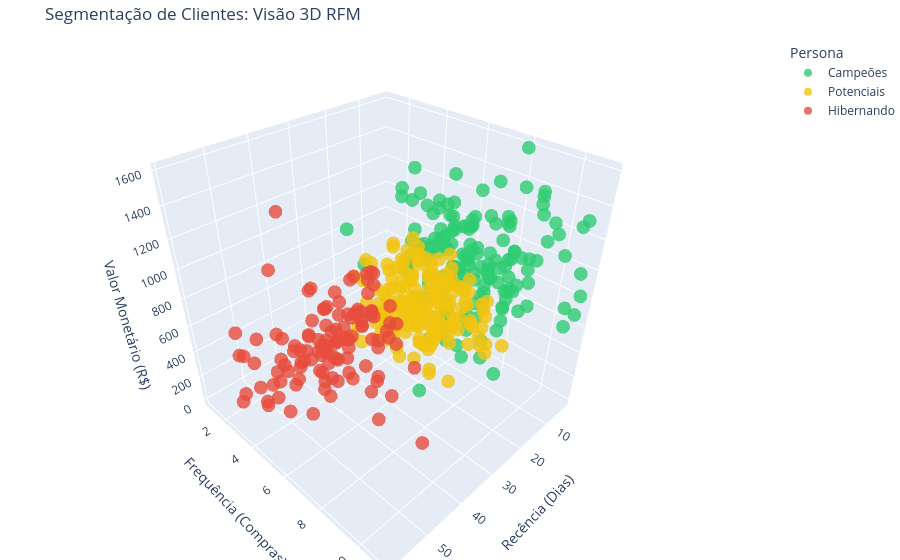

The code cell stored with this chart in its notebook:
### Code cell
import plotly.express as px

palette_seaborn = [cores_personas[k][0] for k in sorted(cores_personas.keys())]

# Criando o gráfico 3D
fig = px.scatter_3d(
    df_rfm_clean, 
    x='Recencia', 
    y='Frequencia', 
    z='Monetario',
    color='Persona',  # As cores serão divididas pelos clusters que criámos
    color_discrete_map=mapa_cores_plotly,
    title='Segmentação de Clientes: Visão 3D RFM',
    labels={'Recencia': 'Recência (Dias)', 'Frequencia': 'Frequência (Compras)', 'Monetario': 'Valor Monetário (R$)'},
    opacity=0.8,
    hover_data=[df_rfm_clean.index] # Mostra o ID do cliente ao passar o rato
)

# Ajustando o layout para ficar mais elegante
fig.update_layout(margin=dict(l=0, r=0, b=0, t=40))
fig.show()

### Figure 1 — Plotly figure (JSON) as saved in the notebook; plotly's stock layout.template omitted (floating-point values rounded to 4 significant figures; data arrays with more than 128 entries replaced by an {"elided": "..."} marker saying what was removed)
{"data": [{"customdata": {"elided": "158x1 int values"}, "hovertemplate": "Persona=Campeões<br>Recência (Dias)=%{x}<br>Frequência (Compras)=%{y}<br>Valor Monetário (R$)=%{z}<br>cliente_id=%{customdata[0]}<extra></extra>", "legendgroup": "Campeões", "marker": {"color": "#2ecc71", "opacity": 0.8, "symbol": "circle"}, "mode": "markers", "name": "Campeões", "scene": "scene", "showlegend": true, "type": "scatter3d", "x": {"elided": "158 float values"}, "y": {"elided": "158 int values"}, "z": {"elided": "158 float values"}}, {"customdata": {"elided": "194x1 int values"}, "hovertemplate": "Persona=Potenciais<br>Recência (Dias)=%{x}<br>Frequência (Compras)=%{y}<br>Valor Monetário (R$)=%{z}<br>cliente_id=%{customdata[0]}<extra></extra>", "legendgroup": "Potenciais", "marker": {"color": "#f1c40f", "opacity": 0.8, "symbol": "circle"}, "mode": "markers", "name": "Potenciais", "scene": "scene", "showlegend": true, "type": "scatter3d", "x": {"elided": "194 float values"}, "y": {"elided": "194 int values"}, "z": {"elided": "194 float values"}}, {"customdata": [[1005], [1007], [1017], [1018], [1019], [1022], [1023], [1025], [1026], [1027], [1028], [1044], [1055], [1060], [1064], [1065], [1068], [1077], [1079], [1092], [1094], [1106], [1108], [1124], [1128], [1131], [1143], [1144], [1145], [1146], [1150], [1151], [1152], [1166], [1168], [1169], [1170], [1173], [1175], [1187], [1190], [1197], [1199], [1201], [1204], [1206], [1207], [1215], [1219], [1220], [1228], [1229], [1236], [1239], [1240], [1241], [1247], [1250], [1263], [1271], [1275], [1278], [1288], [1290], [1292], [1299], [1311], [1315], [1322], [1332], [1334], [1335], [1338], [1340], [1348], [1351], [1357], [1359], [1362], [1363], [1366], [1369], [1374], [1376], [1381], [1384], [1386], [1389], [1393], [1396], [1399], [1404], [1405], [1410], [1414], [1415], [1416], [1420], [1421], [1425], [1431], [1434], [1435], [1437], [1445], [1454], [1457], [1461], [1467], [1473], [1474], [1481], [1486], [1487], [1491], [1492], [1493]], "hovertemplate": "Persona=Hibernando<br>Recência (Dias)=%{x}<br>Frequência (Compras)=%{y}<br>Valor Monetário (R$)=%{z}<br>cliente_id=%{customdata[0]}<extra></extra>", "legendgroup": "Hibernando", "marker": {"color": "#e74c3c", "opacity": 0.8, "symbol": "circle"}, "mode": "markers", "name": "Hibernando", "scene": "scene", "showlegend": true, "type": "scatter3d", "x": [45.0, 44.0, 36.0, 31.0, 28.0, 30.0, 48.0, 30.0, 28.0, 36.0, 28.0, 44.0, 30.0, 36.0, 50.0, 41.0, 34.0, 28.0, 30.0, 34.0, 38.0, 27.0, 50.0, 31.0, 37.0, 36.0, 43.0, 41.0, 25.0, 54.0, 40.0, 39.0, 45.0, 59.0, 56.0, 30.0, 39.0, 34.0, 28.0, 31.0, 31.0, 52.0, 36.0, 32.0, 30.0, 39.0, 24.0, 42.0, 36.0, 39.0, 34.0, 42.0, 42.0, 31.0, 33.0, 31.0, 38.0, 57.0, 40.0, 30.0, 38.0, 44.0, 37.0, 44.0, 22.0, 34.0, 50.0, 30.0, 31.0, 55.0, 26.0, 39.0, 56.0, 48.0, 54.0, 36.0, 30.0, 31.0, 41.0, 24.0, 28.0, 28.0, 24.0, 40.0, 30.0, 24.0, 24.0, 40.0, 57.0, 50.0, 52.0, 31.0, 28.0, 39.0, 36.0, 30.0, 40.0, 31.0, 52.0, 45.0, 40.0, 50.0, 24.0, 50.0, 42.0, 41.0, 30.0, 44.0, 29.0, 34.0, 32.0, 50.0, 36.0, 28.0, 35.0, 47.0, 25.0], "y": [5, 2, 4, 5, 2, 5, 3, 4, 4, 2, 5, 2, 5, 7, 4, 7, 3, 7, 6, 6, 6, 4, 5, 2, 5, 1, 3, 4, 3, 2, 5, 1, 4, 5, 5, 5, 5, 3, 6, 4, 6, 6, 3, 4, 6, 7, 4, 2, 3, 3, 2, 6, 4, 3, 4, 2, 6, 4, 5, 2, 2, 5, 4, 3, 1, 1, 3, 5, 5, 2, 4, 7, 8, 4, 2, 4, 3, 4, 6, 3, 3, 3, 3, 4, 2, 2, 4, 5, 3, 2, 3, 1, 6, 7, 4, 2, 1, 1, 3, 2, 4, 1, 4, 6, 5, 4, 2, 10, 2, 3, 4, 4, 5, 4, 7, 4, 4], "z": [638.5, 883.8, 244.9, 865.0, 167.0, 399.8, 163.7, 518.3, 503.0, 123.5, 357.0, 394.0, 907.4, 688.0, 435.8, 367.8, 399.8, 322.6, 741.6, 217.5, 715.9, 24.51, 518.3, 64.18, 447.2, 27.26, 92.53, 390.7, 665.0, 387.0, 543.3, 190.2, 380.8, 866.0, 395.0, 615.6, 818.8, 534.0, 420.0, 792.2, 573.0, 298.1, 181.5, 341.2, 615.1, 99.65, 406.6, 44.61, 23.12, 193.4, 598.2, 433.9, 646.1, 54.61, 373.8, 40.68, 718.4, 571.3, 555.1, 392.4, 54.06, 297.1, 281.7, 61.71, 5.48, 4.92, 172.1, 623.4, 769.1, 12.89, 772.6, 449.1, 730.9, 1429.0, 63.2, 49.23, 425.5, 501.1, 368.4, 362.5, 185.7, 18.41, 382.8, 51.22, 72.48, 144.4, 660.9, 900.5, 699.3, 44.33, 66.46, 94.91, 579.2, 666.3, 375.5, 118.9, 18.68, 81.92, 32.76, 90.9, 419.1, 217.5, 748.8, 1139.0, 289.1, 230.9, 11.37, 375.8, 397.3, 73.66, 544.8, 49.66, 520.2, 439.2, 218.5, 532.4, 432.9]}], "layout": {"legend": {"title": {"text": "Persona"}, "tracegroupgap": 0}, "margin": {"b": 0, "l": 0, "r": 0, "t": 40}, "scene": {"domain": {"x": [0, 1], "y": [0, 1]}, "xaxis": {"title": {"text": "Recência (Dias)"}}, "yaxis": {"title": {"text": "Frequência (Compras)"}}, "zaxis": {"title": {"text": "Valor Monetário (R$)"}}}, "title": {"text": "Segmentação de Clientes: Visão 3D RFM"}}}
